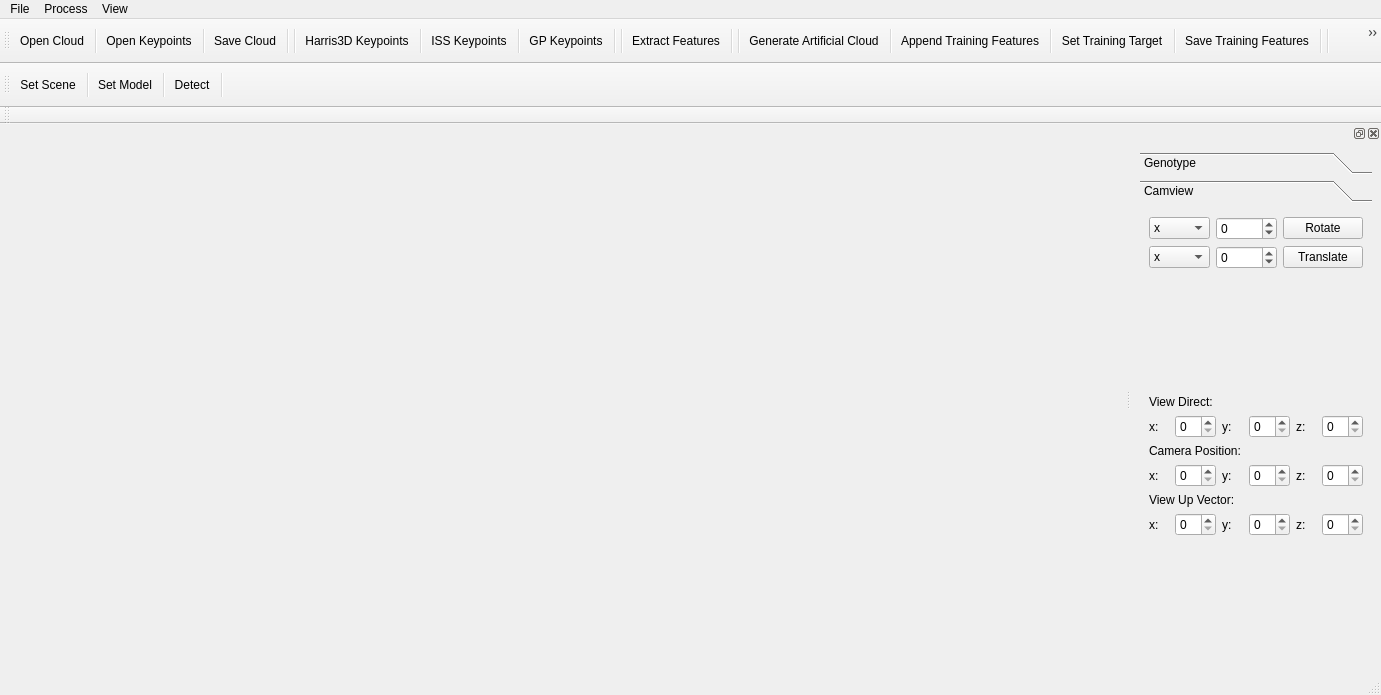
<?xml version="1.0" encoding="UTF-8"?>
<ui version="4.0">
 <class>MainWindow</class>
 <widget class="QMainWindow" name="MainWindow">
  <property name="geometry">
   <rect>
    <x>0</x>
    <y>0</y>
    <width>1381</width>
    <height>695</height>
   </rect>
  </property>
  <property name="windowTitle">
   <string>MainWindow</string>
  </property>
  <widget class="QWidget" name="centralwidget">
   <layout class="QVBoxLayout" name="verticalLayout">
    <item>
     <widget class="QPointCloudWidget" name="pointcloudwidget" native="true"/>
    </item>
   </layout>
  </widget>
  <widget class="QMenuBar" name="menubar">
   <property name="geometry">
    <rect>
     <x>0</x>
     <y>0</y>
     <width>1381</width>
     <height>21</height>
    </rect>
   </property>
   <widget class="QMenu" name="menuFile">
    <property name="title">
     <string>File</string>
    </property>
    <addaction name="actionOpen_PCL"/>
    <addaction name="actionOpenKeypoints"/>
   </widget>
   <widget class="QMenu" name="menuProcess">
    <property name="title">
     <string>Process</string>
    </property>
    <addaction name="actionExtract_Features"/>
    <addaction name="separator"/>
    <addaction name="actionISS_Keypoints"/>
    <addaction name="actionHarris3D_Keypoints"/>
    <addaction name="actionGP_Keypoints"/>
   </widget>
   <widget class="QMenu" name="menuView">
    <property name="title">
     <string>View</string>
    </property>
    <addaction name="actionResetCamera"/>
   </widget>
   <addaction name="menuFile"/>
   <addaction name="menuProcess"/>
   <addaction name="menuView"/>
  </widget>
  <widget class="QStatusBar" name="statusbar"/>
  <widget class="QToolBar" name="toolBar">
   <property name="minimumSize">
    <size>
     <width>0</width>
     <height>44</height>
    </size>
   </property>
   <property name="windowTitle">
    <string>toolBar</string>
   </property>
   <attribute name="toolBarArea">
    <enum>TopToolBarArea</enum>
   </attribute>
   <attribute name="toolBarBreak">
    <bool>false</bool>
   </attribute>
   <addaction name="actionOpen_PCL"/>
   <addaction name="separator"/>
   <addaction name="actionOpenKeypoints"/>
   <addaction name="separator"/>
   <addaction name="actionSave_Cloud"/>
   <addaction name="separator"/>
   <addaction name="separator"/>
   <addaction name="actionHarris3D_Keypoints"/>
   <addaction name="separator"/>
   <addaction name="actionISS_Keypoints"/>
   <addaction name="separator"/>
   <addaction name="actionGP_Keypoints"/>
   <addaction name="separator"/>
   <addaction name="separator"/>
   <addaction name="actionExtract_Features"/>
   <addaction name="separator"/>
   <addaction name="separator"/>
   <addaction name="actionGenerate_Artificial_Cloud"/>
   <addaction name="separator"/>
   <addaction name="actionAppend_Training_Features"/>
   <addaction name="separator"/>
   <addaction name="actionSet_Training_Target"/>
   <addaction name="separator"/>
   <addaction name="actionSave_Training_Features"/>
   <addaction name="separator"/>
   <addaction name="separator"/>
   <addaction name="actionRotateX5Degrees"/>
   <addaction name="separator"/>
   <addaction name="separator"/>
  </widget>
  <widget class="QDockWidget" name="dockWidget">
   <property name="minimumSize">
    <size>
     <width>250</width>
     <height>267</height>
    </size>
   </property>
   <attribute name="dockWidgetArea">
    <number>2</number>
   </attribute>
   <widget class="QWidget" name="dockWidgetContents">
    <layout class="QVBoxLayout" name="verticalLayout_2">
     <item>
      <layout class="QHBoxLayout" name="horizontalLayout">
       <item>
        <widget class="QToolBox" name="toolBox">
         <property name="currentIndex">
          <number>1</number>
         </property>
         <widget class="QWidget" name="page">
          <property name="geometry">
           <rect>
            <x>0</x>
            <y>0</y>
            <width>230</width>
            <height>460</height>
           </rect>
          </property>
          <attribute name="label">
           <string>Genotype</string>
          </attribute>
          <layout class="QVBoxLayout" name="verticalLayout_4">
           <item>
            <layout class="QVBoxLayout" name="verticalLayout_3">
             <item>
              <layout class="QHBoxLayout" name="horizontalLayout_2">
               <item>
                <widget class="QLabel" name="label">
                 <property name="text">
                  <string>Threshold:      </string>
                 </property>
                </widget>
               </item>
               <item>
                <widget class="QSlider" name="horizontalSlider">
                 <property name="minimum">
                  <number>0</number>
                 </property>
                 <property name="maximum">
                  <number>255</number>
                 </property>
                 <property name="value">
                  <number>128</number>
                 </property>
                 <property name="orientation">
                  <enum>Qt::Horizontal</enum>
                 </property>
                </widget>
               </item>
              </layout>
             </item>
             <item>
              <widget class="QTextEdit" name="textEdit"/>
             </item>
            </layout>
           </item>
          </layout>
         </widget>
         <widget class="QWidget" name="page_2">
          <property name="geometry">
           <rect>
            <x>0</x>
            <y>0</y>
            <width>230</width>
            <height>460</height>
           </rect>
          </property>
          <attribute name="label">
           <string>Camview</string>
          </attribute>
          <layout class="QVBoxLayout" name="verticalLayout_5">
           <item>
            <layout class="QHBoxLayout" name="horizontalLayout_7">
             <item>
              <widget class="QComboBox" name="comboBox_RotateAxis">
               <item>
                <property name="text">
                 <string>x</string>
                </property>
               </item>
               <item>
                <property name="text">
                 <string>y</string>
                </property>
               </item>
               <item>
                <property name="text">
                 <string>z</string>
                </property>
               </item>
              </widget>
             </item>
             <item>
              <widget class="QSpinBox" name="spinBox_RotateDegree">
               <property name="minimum">
                <number>-180</number>
               </property>
               <property name="maximum">
                <number>180</number>
               </property>
              </widget>
             </item>
             <item>
              <widget class="QPushButton" name="pushButton_Rotate">
               <property name="text">
                <string>Rotate</string>
               </property>
              </widget>
             </item>
            </layout>
           </item>
           <item>
            <layout class="QHBoxLayout" name="horizontalLayout_6">
             <item>
              <widget class="QComboBox" name="comboBox_TranslateAxis">
               <item>
                <property name="text">
                 <string>x</string>
                </property>
               </item>
               <item>
                <property name="text">
                 <string>y</string>
                </property>
               </item>
               <item>
                <property name="text">
                 <string>z</string>
                </property>
               </item>
              </widget>
             </item>
             <item>
              <widget class="QSpinBox" name="spinBox_TranslateDistance">
               <property name="minimum">
                <number>-99</number>
               </property>
              </widget>
             </item>
             <item>
              <widget class="QPushButton" name="pushButton_Translate">
               <property name="text">
                <string>Translate</string>
               </property>
              </widget>
             </item>
            </layout>
           </item>
           <item>
            <spacer name="verticalSpacer_2">
             <property name="orientation">
              <enum>Qt::Vertical</enum>
             </property>
             <property name="sizeHint" stdset="0">
              <size>
               <width>20</width>
               <height>40</height>
              </size>
             </property>
            </spacer>
           </item>
           <item>
            <widget class="QLabel" name="label_13">
             <property name="text">
              <string>View Direct:</string>
             </property>
            </widget>
           </item>
           <item>
            <layout class="QHBoxLayout" name="horizontalLayout_3">
             <item>
              <widget class="QLabel" name="label_2">
               <property name="text">
                <string>x:</string>
               </property>
              </widget>
             </item>
             <item>
              <widget class="QSpinBox" name="spinBox"/>
             </item>
             <item>
              <widget class="QLabel" name="label_3">
               <property name="text">
                <string>y:</string>
               </property>
              </widget>
             </item>
             <item>
              <widget class="QSpinBox" name="spinBox_2"/>
             </item>
             <item>
              <widget class="QLabel" name="label_4">
               <property name="text">
                <string>z:</string>
               </property>
              </widget>
             </item>
             <item>
              <widget class="QSpinBox" name="spinBox_3"/>
             </item>
            </layout>
           </item>
           <item>
            <widget class="QLabel" name="label_11">
             <property name="text">
              <string>Camera Position:</string>
             </property>
            </widget>
           </item>
           <item>
            <layout class="QHBoxLayout" name="horizontalLayout_4">
             <item>
              <widget class="QLabel" name="label_5">
               <property name="text">
                <string>x:</string>
               </property>
              </widget>
             </item>
             <item>
              <widget class="QSpinBox" name="spinBox_5"/>
             </item>
             <item>
              <widget class="QLabel" name="label_6">
               <property name="text">
                <string>y:</string>
               </property>
              </widget>
             </item>
             <item>
              <widget class="QSpinBox" name="spinBox_4"/>
             </item>
             <item>
              <widget class="QLabel" name="label_7">
               <property name="text">
                <string>z:</string>
               </property>
              </widget>
             </item>
             <item>
              <widget class="QSpinBox" name="spinBox_6"/>
             </item>
            </layout>
           </item>
           <item>
            <widget class="QLabel" name="label_12">
             <property name="text">
              <string>View Up Vector:</string>
             </property>
            </widget>
           </item>
           <item>
            <layout class="QHBoxLayout" name="horizontalLayout_5">
             <item>
              <widget class="QLabel" name="label_8">
               <property name="text">
                <string>x:</string>
               </property>
              </widget>
             </item>
             <item>
              <widget class="QSpinBox" name="spinBox_8"/>
             </item>
             <item>
              <widget class="QLabel" name="label_9">
               <property name="text">
                <string>y:</string>
               </property>
              </widget>
             </item>
             <item>
              <widget class="QSpinBox" name="spinBox_7"/>
             </item>
             <item>
              <widget class="QLabel" name="label_10">
               <property name="text">
                <string>z:</string>
               </property>
              </widget>
             </item>
             <item>
              <widget class="QSpinBox" name="spinBox_9"/>
             </item>
            </layout>
           </item>
           <item>
            <spacer name="verticalSpacer">
             <property name="orientation">
              <enum>Qt::Vertical</enum>
             </property>
             <property name="sizeHint" stdset="0">
              <size>
               <width>20</width>
               <height>40</height>
              </size>
             </property>
            </spacer>
           </item>
          </layout>
         </widget>
        </widget>
       </item>
      </layout>
     </item>
    </layout>
   </widget>
  </widget>
  <widget class="QToolBar" name="toolBar_ObjectDetection">
   <property name="minimumSize">
    <size>
     <width>0</width>
     <height>44</height>
    </size>
   </property>
   <property name="windowTitle">
    <string>toolBar_2</string>
   </property>
   <attribute name="toolBarArea">
    <enum>TopToolBarArea</enum>
   </attribute>
   <attribute name="toolBarBreak">
    <bool>true</bool>
   </attribute>
   <addaction name="actionDetection_Set_Scene"/>
   <addaction name="separator"/>
   <addaction name="actionDetection_Set_Model"/>
   <addaction name="separator"/>
   <addaction name="actionDetection_Detect"/>
   <addaction name="separator"/>
  </widget>
  <widget class="QToolBar" name="toolBar_3">
   <property name="windowTitle">
    <string>toolBar_3</string>
   </property>
   <attribute name="toolBarArea">
    <enum>TopToolBarArea</enum>
   </attribute>
   <attribute name="toolBarBreak">
    <bool>true</bool>
   </attribute>
  </widget>
  <action name="actionOpen_PCL">
   <property name="text">
    <string>Open Cloud</string>
   </property>
  </action>
  <action name="actionHarris3D_Keypoints">
   <property name="checkable">
    <bool>true</bool>
   </property>
   <property name="text">
    <string>Harris3D Keypoints</string>
   </property>
  </action>
  <action name="actionResetCamera">
   <property name="text">
    <string>Reset Camera</string>
   </property>
   <property name="toolTip">
    <string>Reset View Port</string>
   </property>
  </action>
  <action name="actionOpenKeypoints">
   <property name="checkable">
    <bool>true</bool>
   </property>
   <property name="text">
    <string>Open Keypoints</string>
   </property>
   <property name="toolTip">
    <string>open key points file</string>
   </property>
  </action>
  <action name="actionExtract_Features">
   <property name="text">
    <string>Extract Features</string>
   </property>
  </action>
  <action name="actionISS_Keypoints">
   <property name="checkable">
    <bool>true</bool>
   </property>
   <property name="text">
    <string>ISS Keypoints</string>
   </property>
  </action>
  <action name="actionGP_Keypoints">
   <property name="checkable">
    <bool>true</bool>
   </property>
   <property name="text">
    <string>GP Keypoints</string>
   </property>
  </action>
  <action name="actionGenerate_Artificial_Cloud">
   <property name="text">
    <string>Generate Artificial Cloud</string>
   </property>
  </action>
  <action name="actionRotateX5Degrees">
   <property name="text">
    <string>RotateX5Degrees</string>
   </property>
   <property name="toolTip">
    <string>Rotate along X axis by 5 degrees</string>
   </property>
  </action>
  <action name="actionSave_Cloud">
   <property name="text">
    <string>Save Cloud</string>
   </property>
   <property name="toolTip">
    <string>Save the Current Cloud</string>
   </property>
  </action>
  <action name="actionAppend_Training_Features">
   <property name="text">
    <string>Append Training Features</string>
   </property>
  </action>
  <action name="actionSave_Training_Features">
   <property name="text">
    <string>Save Training Features</string>
   </property>
  </action>
  <action name="actionSet_Training_Target">
   <property name="text">
    <string>Set Training Target</string>
   </property>
  </action>
  <action name="actionDetection_Set_Scene">
   <property name="text">
    <string>Set Scene</string>
   </property>
  </action>
  <action name="actionDetection_Set_Model">
   <property name="text">
    <string>Set Model</string>
   </property>
  </action>
  <action name="actionDetection_Detect">
   <property name="text">
    <string>Detect</string>
   </property>
  </action>
 </widget>
 <customwidgets>
  <customwidget>
   <class>QPointCloudWidget</class>
   <extends>QWidget</extends>
   <header>qpointcloudwidget.h</header>
   <container>1</container>
   <slots>
    <slot>resetCam()</slot>
   </slots>
  </customwidget>
 </customwidgets>
 <resources/>
 <connections/>
</ui>
